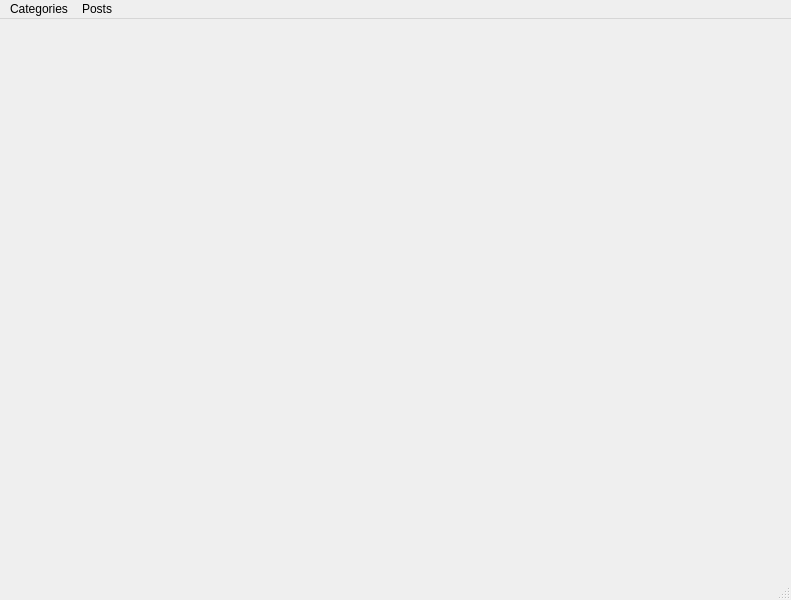
<?xml version="1.0" encoding="UTF-8"?>
<ui version="4.0">
 <class>MainWindow</class>
 <widget class="QMainWindow" name="MainWindow">
  <property name="geometry">
   <rect>
    <x>0</x>
    <y>0</y>
    <width>791</width>
    <height>600</height>
   </rect>
  </property>
  <property name="windowTitle">
   <string>HomeWindow</string>
  </property>
  <widget class="QWidget" name="centralwidget"/>
  <widget class="QMenuBar" name="menubar">
   <property name="geometry">
    <rect>
     <x>0</x>
     <y>0</y>
     <width>791</width>
     <height>18</height>
    </rect>
   </property>
   <widget class="QMenu" name="menuCategories">
    <property name="title">
     <string>Categories</string>
    </property>
    <addaction name="catList"/>
    <addaction name="catNew"/>
   </widget>
   <widget class="QMenu" name="menuPosts">
    <property name="title">
     <string>Posts</string>
    </property>
    <addaction name="postList"/>
    <addaction name="postNew"/>
   </widget>
   <addaction name="menuCategories"/>
   <addaction name="menuPosts"/>
  </widget>
  <widget class="QStatusBar" name="statusbar"/>
  <action name="catList">
   <property name="text">
    <string>List</string>
   </property>
  </action>
  <action name="catNew">
   <property name="text">
    <string>New</string>
   </property>
  </action>
  <action name="postList">
   <property name="text">
    <string>List</string>
   </property>
  </action>
  <action name="postNew">
   <property name="text">
    <string>New</string>
   </property>
  </action>
 </widget>
 <resources/>
 <connections/>
</ui>
